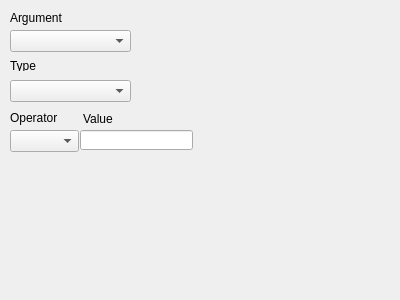
<?xml version="1.0" encoding="UTF-8"?>
<ui version="4.0">
 <class>CPageCond</class>
 <widget class="QWidget" name="CPageCond">
  <property name="geometry">
   <rect>
    <x>0</x>
    <y>0</y>
    <width>400</width>
    <height>300</height>
   </rect>
  </property>
  <property name="windowTitle">
   <string>Form</string>
  </property>
  <widget class="QComboBox" name="cbType">
   <property name="geometry">
    <rect>
     <x>10</x>
     <y>80</y>
     <width>121</width>
     <height>22</height>
    </rect>
   </property>
  </widget>
  <widget class="QLineEdit" name="eValue">
   <property name="geometry">
    <rect>
     <x>80</x>
     <y>130</y>
     <width>113</width>
     <height>20</height>
    </rect>
   </property>
  </widget>
  <widget class="QLabel" name="label">
   <property name="geometry">
    <rect>
     <x>10</x>
     <y>10</y>
     <width>71</width>
     <height>16</height>
    </rect>
   </property>
   <property name="text">
    <string>Argument</string>
   </property>
  </widget>
  <widget class="QLabel" name="label_2">
   <property name="geometry">
    <rect>
     <x>10</x>
     <y>60</y>
     <width>49</width>
     <height>11</height>
    </rect>
   </property>
   <property name="text">
    <string>Type</string>
   </property>
  </widget>
  <widget class="QLabel" name="label_3">
   <property name="geometry">
    <rect>
     <x>83</x>
     <y>113</y>
     <width>49</width>
     <height>11</height>
    </rect>
   </property>
   <property name="text">
    <string>Value</string>
   </property>
  </widget>
  <widget class="QComboBox" name="cbArg">
   <property name="geometry">
    <rect>
     <x>10</x>
     <y>30</y>
     <width>121</width>
     <height>22</height>
    </rect>
   </property>
  </widget>
  <widget class="QComboBox" name="cbOperator">
   <property name="geometry">
    <rect>
     <x>10</x>
     <y>130</y>
     <width>69</width>
     <height>22</height>
    </rect>
   </property>
  </widget>
  <widget class="QLabel" name="label_4">
   <property name="geometry">
    <rect>
     <x>10</x>
     <y>110</y>
     <width>61</width>
     <height>16</height>
    </rect>
   </property>
   <property name="text">
    <string>Operator</string>
   </property>
  </widget>
 </widget>
 <resources>
  <include location="easydoc.qrc"/>
 </resources>
 <connections/>
</ui>
